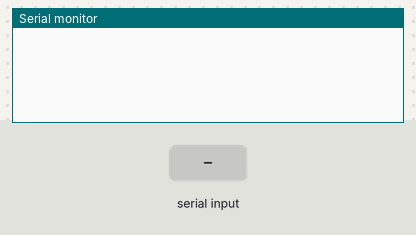
Bench run of a sketch on a simulated Arduino Uno, built with avr-gcc and run on an emulated ATmega328P. Parts: the last lines printed to the serial monitor. The test bench sets the inputs (shaded band).

Above: at 1.2 s.
1.3 s: "90,45\n" received over the second serial link
At 1.7 s:
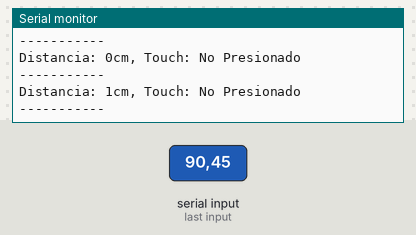
2.8 s: "1\n" received over the second serial link
At 3.4 s:
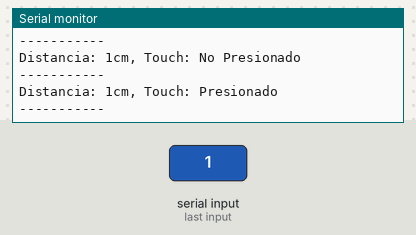

Measured:
- after the input at 1.3 s, the serial monitor: prints a new line at once (image 1)
- after the input at 2.8 s, the serial monitor: prints a new line at once (image 2)

The sketch:

P6-REC-test.ino
```cpp
#include <SoftwareSerial.h>
const int MySRX = 5; // Pin RX para Serial2
const int MySTX = 18; // Pin TX para Serial2
EspSoftwareSerial::UART myPort;

String lect = "";//variable que usamos para recibir los caracteres de la comunicación uart

int lec[1] = {};//arreglo para guardar los datos recibidos y poder usarlos como enteros
int i = 0;//bandera de intercambio entre el primer y segundo dato del arreglo lec[]

int d;//variable para guardar la distancia ya procesada en centimetros

String tch = "";//variable para guardar el estado del toch en string

void setup() {
  // put your setup code here, to run once:
  Serial.begin(115200); // Inicializa el puerto serial USB a 115200 baudios
  myPort.begin(38400, SWSERIAL_8N1, MySRX, MySTX, false); // Inicializa Serial2 con los pines especificados
}

void loop() {
  while(myPort.available()){//mientras se encuentre disponible un dato en la comunicación
    char msg = myPort.read();//leemos caracter por caracter
    lect.concat(msg);//agregamos a la variable lect para ir guardando los caracteres
    if(msg == '\n'){//en cuanto detectamos fin de cadena, cambiamos al siguiente espacio de arreglo
      lec[i] = lect.toInt();//antes de cambiar transformamos a entero y guardamos en su posición del arreglo
      if(i == 1){//hacemos el intercambio de lugar con la bandera
        i = 0;
      }else{
        i = 1;
      }
      lect = "";//reiniciamos nuestra variable para el siguiente dato
    }

    //Serial.print(msg);
    d = lec[0]/59;//trandormamos los datos del ultrasonico en distancia en centimetros
    if(lec[1] == 1){//tranformamos en string el valor del touch
      tch = "Presionado";
    } else {
      tch = "No Presionado";
    }
    String msg_dat = "Distancia: " + String(d) + "cm, Touch: " + tch;//creamos el paquete de la lectura de los datos en un string
    Serial.println(msg_dat);//imprimimos en monitor serie
    Serial.println("-----------");//se utiliza solo para separar las lecturas
  }


}
```
